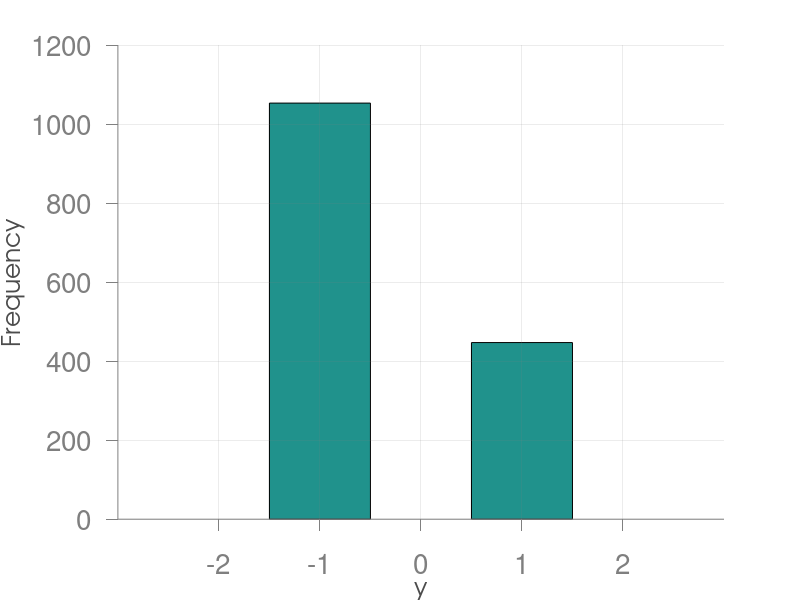
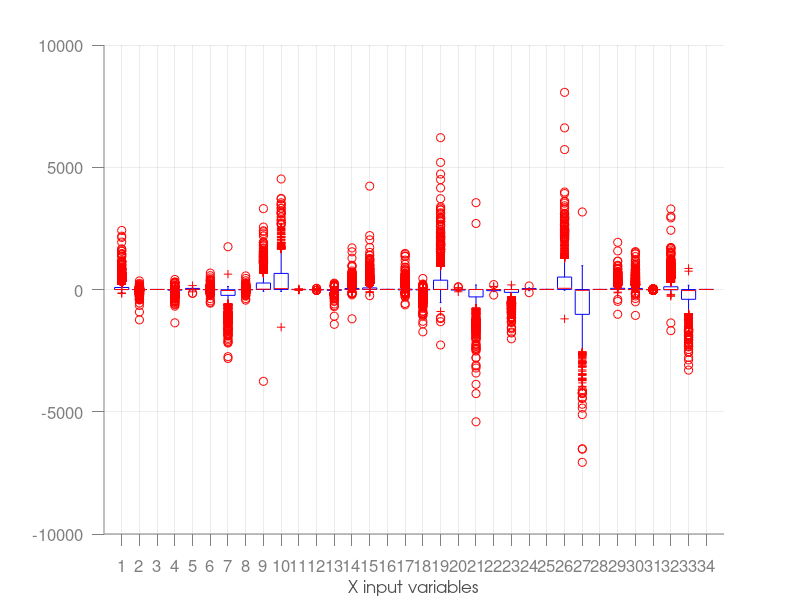

MATLAB code for these plots, in order: (Note: a time limit stopped this script after it produced the figures.)
% Load data
clear all;
load('Rome_classification.mat');

%% Plot y histogramm
figure(1);
xbins2 = [-2 -1 0 1 2];
hist(y_train, xbins2);
hy = ylabel('Frequency');
hx = xlabel('y');
set(gca,'fontsize',20,'fontname','Helvetica','box','off','tickdir','out','ticklength',[.02 .02],'xcolor',0.5*[1 1 1],'ycolor',0.5*[1 1 1]);
set([hx; hy],'fontsize',18,'fontname','avantgarde','color',[.3 .3 .3]);
grid on;
print('HistX','-dpng')
%% Plot X_train histograms
figure(2);
for i = 1:size(X_train,2)
    subplot(7,5,i);
    hist(X_train(:,i), 100);
    title(i);
end

%% Plot two random variables
figure(3);
for i = 1: 12
    h = randi(34);
    j = randi(34);
    subplot(4,3,i);
    plot(X_train((y_train==1),h),X_train((y_train==1),j), 'k+', 'LineWidth',2, 'MarkerSize',7);
    hold on;
    plot(X_train((y_train==-1),h), X_train((y_train==-1),j), 'ko','MarkerFaceColor', 'y', 'MarkerSize',7);
end

%% Plot boxplot
figure(4);
boxplot(X_train);
hy = ylabel('');
hx = xlabel('X input variables');
set(gca,'fontsize',12,'fontname','Helvetica','box','off','tickdir','out','ticklength',[.02 .02],'xcolor',0.5*[1 1 1],'ycolor',0.5*[1 1 1]);
set([hx; hy],'fontsize',12,'fontname','avantgarde','color',[.3 .3 .3]);
grid on;
print('boxplotX','-dpng')
